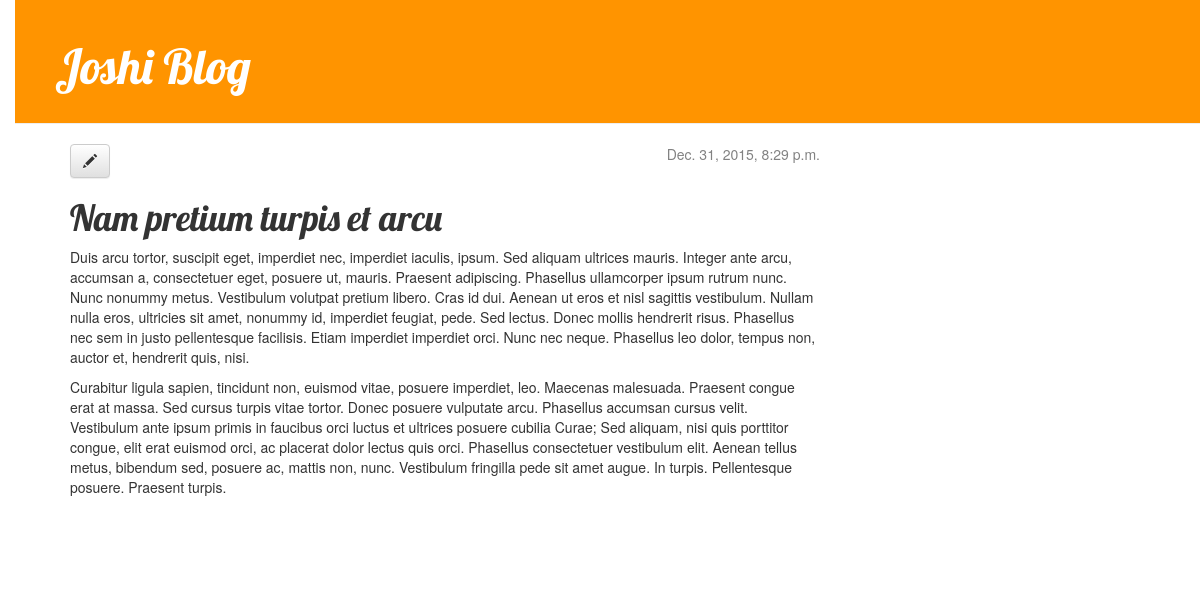
/post/3/, run on an earlier commit of the app's database.
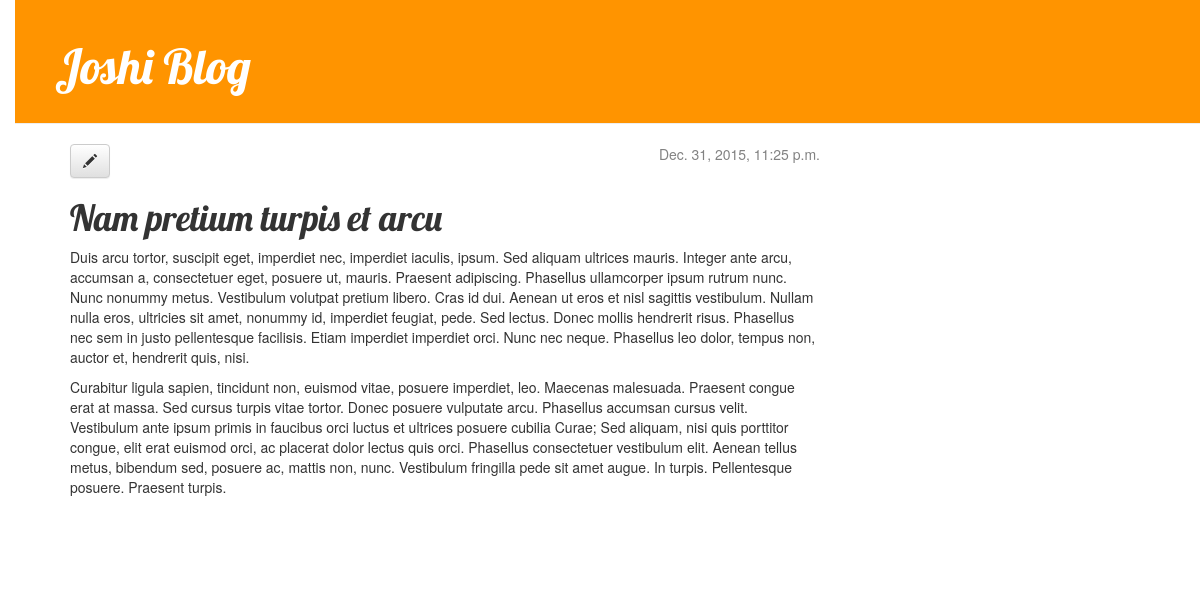
And on a later commit of the database.
### hacky_blog/apps/blog/models.py (models this page shows, shortened)
class Post(models.Model):
    author = models.ForeignKey('auth.User') # one author, multiple posts
    title = models.CharField(max_length=200)
    text = models.TextField()
    created_date = models.DateTimeField(default=timezone.now)
    published_date = models.DateTimeField(blank=True, null=True)

### hacky_blog/apps/blog/views.py (the view)
# urls.py: url(r'^post/(?P<pk>[0-9]+)/$', views.post_detail, name='post_detail'),
def post_detail(request, pk):
    post = get_object_or_404(Post, pk=pk)
    return render(request, 'blog/post_detail.html', { 'post' : post })

### hacky_blog/templates/blog/post_detail.html
{% extends "blog/base.html" %}
{% block content %}
    <div class="post">
        {% if post.published_date %}
            <div class="date">
                    {{ post.published_date }}
            </div>
        {% endif %}
        <a class="btn btn-default" href="{% url 'post_edit' pk=post.pk %}"><span class="glyphicon glyphicon-pencil"></span></a>
        <h1>{{ post.title }}</h1>
        <p>{{ post.text|linebreaks }}</p>
    </div>
{% endblock content %}

What changed in the data, as far as the page shows it:
changed Post "Nam pretium turpis et arcu": published_date "Dec. 31, 2015, 8:29 p.m." → "Dec. 31, 2015, 11:25 p.m."
